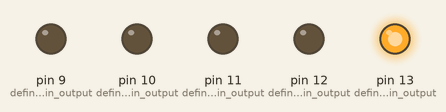
The sketch below on a simulated Arduino Uno, built with avr-gcc and run on an emulated ATmega328P. Shown: output pins drawn as LEDs (lit = HIGH).

Above: at 0.05 s.
At 0.45 s:
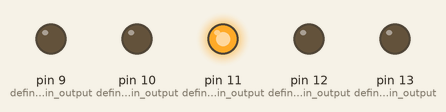
At 0.85 s:
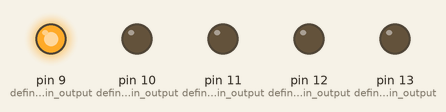
At 1.85 s:
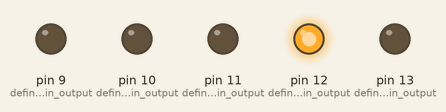
At 2.65 s:
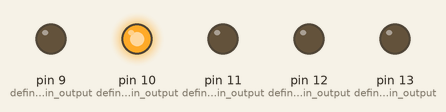
At 3.55 s:
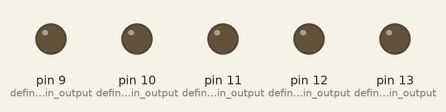
Timing chart, 0 to 3.9 s (numbered marks = the images above):
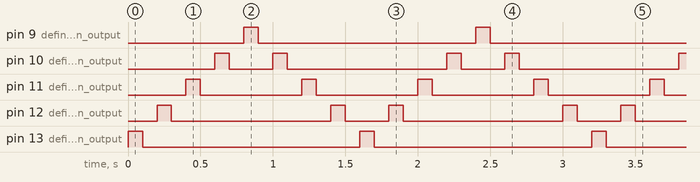

Measured:
- by itself, pin 9 (define_the_pin_output), pin 13 (define_the_pin_output): alternates HIGH for 0.10 s and LOW for 1.5 s
- by itself, pin 10 (define_the_pin_output): repeats every 1.6 s: LOW 0.30 s, HIGH 0.10 s, LOW 1.1 s, HIGH 0.10 s
- by itself, pin 11 (define_the_pin_output): alternates HIGH for 0.10 s and LOW for 0.70 s
- by itself, pin 12 (define_the_pin_output): repeats every 1.6 s: LOW 1.1 s, HIGH 0.10 s, LOW 0.30 s, HIGH 0.10 s

The sketch:

Light_chaser_program_Back.ino
```cpp
/*
Light chaser program
the main propose is understand the digital output
using 5 colour LED:red green blue yellow and white
it shows LED light ON one by one，then back;
*/
int ledRed = 13;    //define the pin number, led pin connection
int ledGreen = 12;  //define the pin number, led pin connection
int ledBlue = 11;   //define the pin number, led pin connection
int ledYellow = 10; //define the pin number, led pin connection
int ledWhite = 9;   //define the pin number, led pin connection
int onDelay = 100; //delay time
int offDelay = 100;//delay time
void setup() {
  // put your setup code here, to run once:
 pinMode(13, OUTPUT); //define the pin output
 pinMode(12, OUTPUT);//define the pin output
 pinMode(11, OUTPUT);//define the pin output
 pinMode(10, OUTPUT);//define the pin output
 pinMode(9, OUTPUT);//define the pin output

}

void loop() {
  // put your main code here, to run repeatedly:
digitalWrite(13, HIGH); //ledred ON
delay(onDelay);         // ondelay
digitalWrite(13, LOW);  //ledred Off
delay(offDelay);        // offdelay
digitalWrite(12, HIGH); //ledGreen ON
delay(onDelay);         // ondelay
digitalWrite(12, LOW);  //ledGreen Off
delay(offDelay);        // offdelay
digitalWrite(11, HIGH); //ledBlue ON
delay(onDelay);         // ondelay
digitalWrite(11, LOW);  //ledBlue Off
delay(offDelay);        // offdelay
digitalWrite(10, HIGH); //ledYellow ON
delay(onDelay);         // ondelay
digitalWrite(10, LOW);  //ledYellow Off
delay(offDelay);        // offdelay
digitalWrite(9, HIGH); //ledWhite ON
delay(onDelay);         // ondelay
digitalWrite(9, LOW);  //ledWhite Off
delay(offDelay);        // offdelay
digitalWrite(10, HIGH); //ledYellow ON
delay(onDelay);         // ondelay
digitalWrite(10, LOW);  //ledYellow Off
delay(offDelay);        // offdelay
digitalWrite(11, HIGH); //ledBlue ON
delay(onDelay);         // ondelay
digitalWrite(11, LOW);  //ledBlue Off
delay(offDelay);        // offdelay
digitalWrite(12, HIGH); //ledGreen ON
delay(onDelay);         // ondelay
digitalWrite(12, LOW);  //ledGreen Off
delay(offDelay);        // offdelay
}
```
